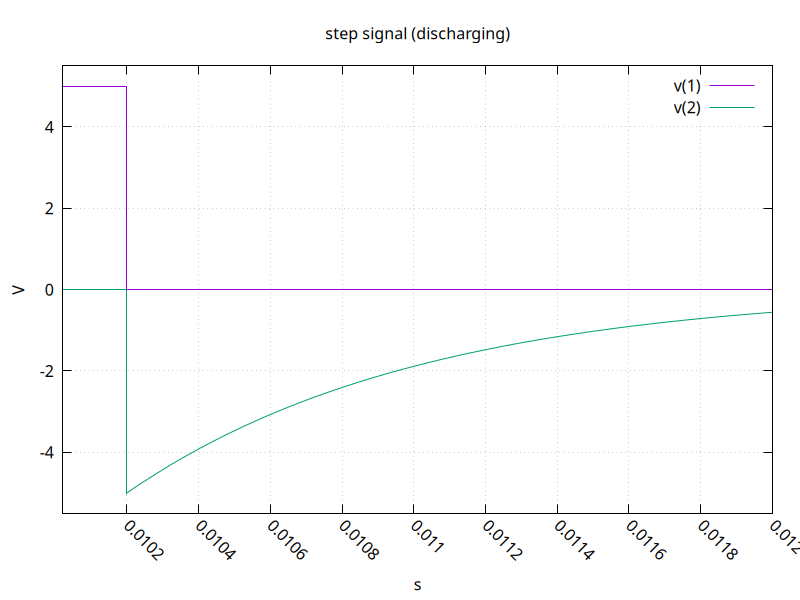

The script that saved this image:
set terminal pngcairo size 800,600
set output 'step2.png'
set xtics rotate by -45
set encoding utf8
set termoption noenhanced
set title "step signal (discharging)"
set xlabel "s"
set ylabel "V"
set grid
unset logscale x 
set xrange [1.002163e-02:1.200000e-02]
unset logscale y 
set yrange [-5.499976e+00:5.499999e+00]
#set xtics 1
#set x2tics 1
#set ytics 1
#set y2tics 1
set format y "%g"
set format x "%g"
plot 'step2.data' using 1:2 with lines lw 1 title "v(1)",\
'step2.data' using 3:4 with lines lw 1 title "v(2)"
